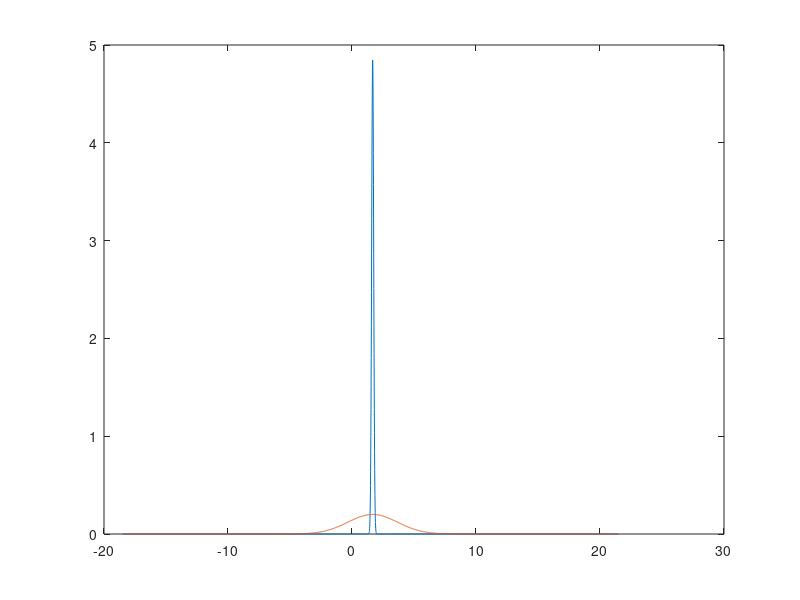

This chart was generated by the following MATLAB code:
%4000 steekproef gemiddelden berekenen
x_ = zeros(1000,1);
for i=1:1000
  v = frnd(7,5,[1,1000]);
  x_(i) = mean(v);
end
%distributie van x_ fitten en plotten
dist = fitdist(x_, 'Normal');
x_values = -18.5:0.01:21.5;
measured = pdf(dist, x_values);
plot(x_values, measured);
hold on
expected = normpdf(x_values, 5/3, 5/3*sqrt(10/7));
plot(x_values,expected);
hold off



